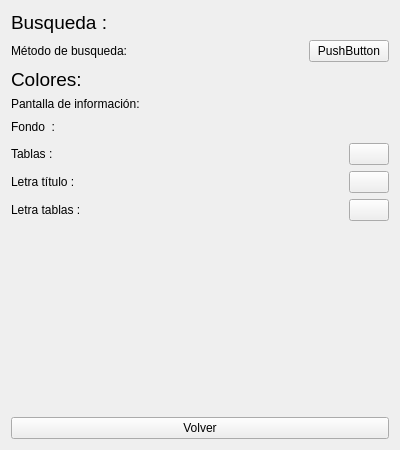
<?xml version="1.0" encoding="UTF-8"?>
<ui version="4.0">
 <class>Form</class>
 <widget class="QWidget" name="Form">
  <property name="geometry">
   <rect>
    <x>0</x>
    <y>0</y>
    <width>400</width>
    <height>450</height>
   </rect>
  </property>
  <property name="windowTitle">
   <string>Form</string>
  </property>
  <property name="windowIcon">
   <iconset>
    <normaloff>../../../Imágenes/fotomural-limas-fruta.png</normaloff>../../../Imágenes/fotomural-limas-fruta.png</iconset>
  </property>
  <layout class="QVBoxLayout" name="verticalLayout">
   <item>
    <widget class="QLabel" name="label_5">
     <property name="font">
      <font>
       <pointsize>14</pointsize>
      </font>
     </property>
     <property name="text">
      <string>Busqueda :</string>
     </property>
    </widget>
   </item>
   <item>
    <layout class="QHBoxLayout" name="horizontalLayout">
     <item>
      <widget class="QLabel" name="label">
       <property name="text">
        <string>Método de busqueda:</string>
       </property>
      </widget>
     </item>
     <item>
      <spacer name="horizontalSpacer_3">
       <property name="orientation">
        <enum>Qt::Horizontal</enum>
       </property>
       <property name="sizeHint" stdset="0">
        <size>
         <width>40</width>
         <height>20</height>
        </size>
       </property>
      </spacer>
     </item>
     <item>
      <widget class="QPushButton" name="metodo_btn">
       <property name="text">
        <string>PushButton</string>
       </property>
      </widget>
     </item>
    </layout>
   </item>
   <item>
    <widget class="QLabel" name="label_4">
     <property name="font">
      <font>
       <pointsize>14</pointsize>
      </font>
     </property>
     <property name="text">
      <string>Colores:</string>
     </property>
    </widget>
   </item>
   <item>
    <widget class="QLabel" name="label_6">
     <property name="text">
      <string>Pantalla de información:</string>
     </property>
    </widget>
   </item>
   <item>
    <layout class="QHBoxLayout" name="horizontalLayout_2">
     <item>
      <widget class="QLabel" name="label_2">
       <property name="text">
        <string>Fondo  :</string>
       </property>
      </widget>
     </item>
     <item>
      <spacer name="horizontalSpacer">
       <property name="orientation">
        <enum>Qt::Horizontal</enum>
       </property>
       <property name="sizeHint" stdset="0">
        <size>
         <width>40</width>
         <height>20</height>
        </size>
       </property>
      </spacer>
     </item>
     <item>
      <widget class="QPushButton" name="fondocolor">
       <property name="styleSheet">
        <string notr="true">border-radius:1px;
</string>
       </property>
       <property name="text">
        <string/>
       </property>
      </widget>
     </item>
    </layout>
   </item>
   <item>
    <layout class="QHBoxLayout" name="horizontalLayout_3">
     <item>
      <widget class="QLabel" name="label_3">
       <property name="text">
        <string>Tablas :</string>
       </property>
      </widget>
     </item>
     <item>
      <spacer name="horizontalSpacer_2">
       <property name="orientation">
        <enum>Qt::Horizontal</enum>
       </property>
       <property name="sizeHint" stdset="0">
        <size>
         <width>40</width>
         <height>20</height>
        </size>
       </property>
      </spacer>
     </item>
     <item>
      <widget class="QPushButton" name="tablacolor">
       <property name="text">
        <string/>
       </property>
      </widget>
     </item>
    </layout>
   </item>
   <item>
    <layout class="QHBoxLayout" name="horizontalLayout_4">
     <item>
      <widget class="QLabel" name="label_7">
       <property name="text">
        <string>Letra título : </string>
       </property>
      </widget>
     </item>
     <item>
      <spacer name="horizontalSpacer_4">
       <property name="orientation">
        <enum>Qt::Horizontal</enum>
       </property>
       <property name="sizeHint" stdset="0">
        <size>
         <width>40</width>
         <height>20</height>
        </size>
       </property>
      </spacer>
     </item>
     <item>
      <widget class="QPushButton" name="letracolor">
       <property name="text">
        <string/>
       </property>
      </widget>
     </item>
    </layout>
   </item>
   <item>
    <layout class="QHBoxLayout" name="horizontalLayout_5">
     <item>
      <widget class="QLabel" name="label_8">
       <property name="text">
        <string>Letra tablas : </string>
       </property>
      </widget>
     </item>
     <item>
      <spacer name="horizontalSpacer_5">
       <property name="orientation">
        <enum>Qt::Horizontal</enum>
       </property>
       <property name="sizeHint" stdset="0">
        <size>
         <width>40</width>
         <height>20</height>
        </size>
       </property>
      </spacer>
     </item>
     <item>
      <widget class="QPushButton" name="letracolort">
       <property name="text">
        <string/>
       </property>
      </widget>
     </item>
    </layout>
   </item>
   <item>
    <spacer name="verticalSpacer">
     <property name="orientation">
      <enum>Qt::Vertical</enum>
     </property>
     <property name="sizeHint" stdset="0">
      <size>
       <width>20</width>
       <height>40</height>
      </size>
     </property>
    </spacer>
   </item>
   <item>
    <widget class="QPushButton" name="pushButton_2">
     <property name="text">
      <string>Volver</string>
     </property>
    </widget>
   </item>
  </layout>
 </widget>
 <resources/>
 <connections>
  <connection>
   <sender>metodo_btn</sender>
   <signal>clicked()</signal>
   <receiver>Form</receiver>
   <slot>metodo()</slot>
   <hints>
    <hint type="sourcelabel">
     <x>389</x>
     <y>63</y>
    </hint>
    <hint type="destinationlabel">
     <x>387</x>
     <y>147</y>
    </hint>
   </hints>
  </connection>
  <connection>
   <sender>pushButton_2</sender>
   <signal>clicked()</signal>
   <receiver>Form</receiver>
   <slot>guardar()</slot>
   <hints>
    <hint type="sourcelabel">
     <x>224</x>
     <y>440</y>
    </hint>
    <hint type="destinationlabel">
     <x>59</x>
     <y>145</y>
    </hint>
   </hints>
  </connection>
  <connection>
   <sender>fondocolor</sender>
   <signal>clicked()</signal>
   <receiver>Form</receiver>
   <slot>pickcolor()</slot>
   <hints>
    <hint type="sourcelabel">
     <x>376</x>
     <y>135</y>
    </hint>
    <hint type="destinationlabel">
     <x>396</x>
     <y>125</y>
    </hint>
   </hints>
  </connection>
  <connection>
   <sender>tablacolor</sender>
   <signal>clicked()</signal>
   <receiver>Form</receiver>
   <slot>pickcolor()</slot>
   <hints>
    <hint type="sourcelabel">
     <x>379</x>
     <y>181</y>
    </hint>
    <hint type="destinationlabel">
     <x>397</x>
     <y>255</y>
    </hint>
   </hints>
  </connection>
  <connection>
   <sender>letracolor</sender>
   <signal>clicked()</signal>
   <receiver>Form</receiver>
   <slot>pickcolor()</slot>
   <hints>
    <hint type="sourcelabel">
     <x>363</x>
     <y>215</y>
    </hint>
    <hint type="destinationlabel">
     <x>394</x>
     <y>317</y>
    </hint>
   </hints>
  </connection>
  <connection>
   <sender>letracolort</sender>
   <signal>clicked()</signal>
   <receiver>Form</receiver>
   <slot>pickcolor()</slot>
   <hints>
    <hint type="sourcelabel">
     <x>367</x>
     <y>242</y>
    </hint>
    <hint type="destinationlabel">
     <x>397</x>
     <y>386</y>
    </hint>
   </hints>
  </connection>
 </connections>
 <slots>
  <slot>metodo()</slot>
  <slot>guardar()</slot>
  <slot>pickcolor()</slot>
 </slots>
</ui>
